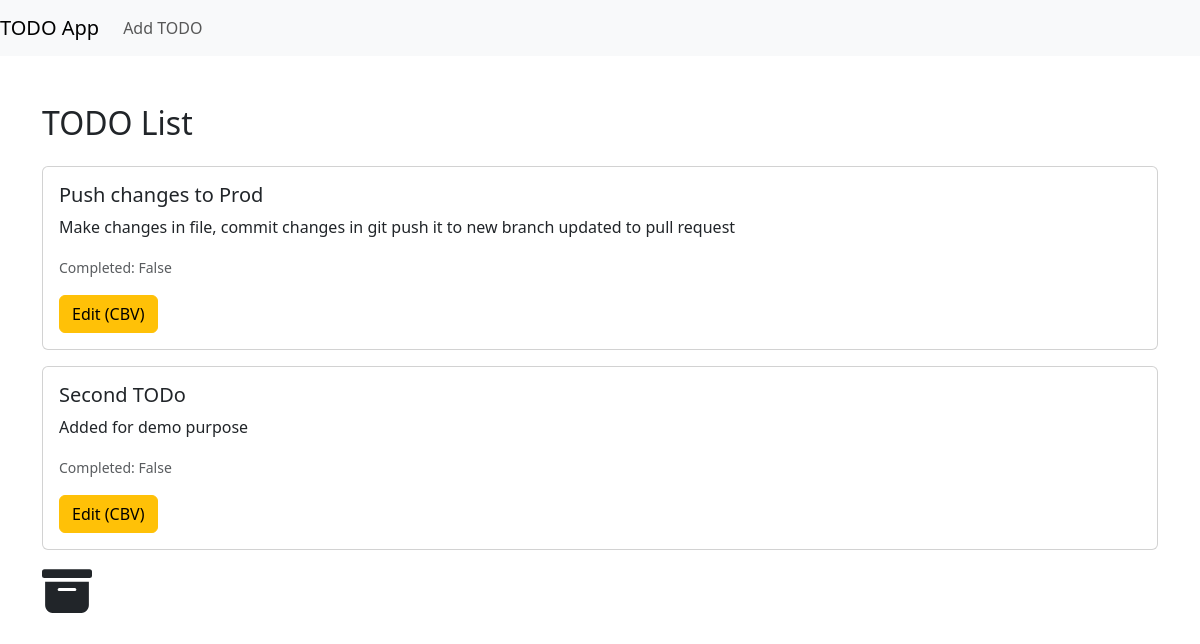
Before: / with the older database file.
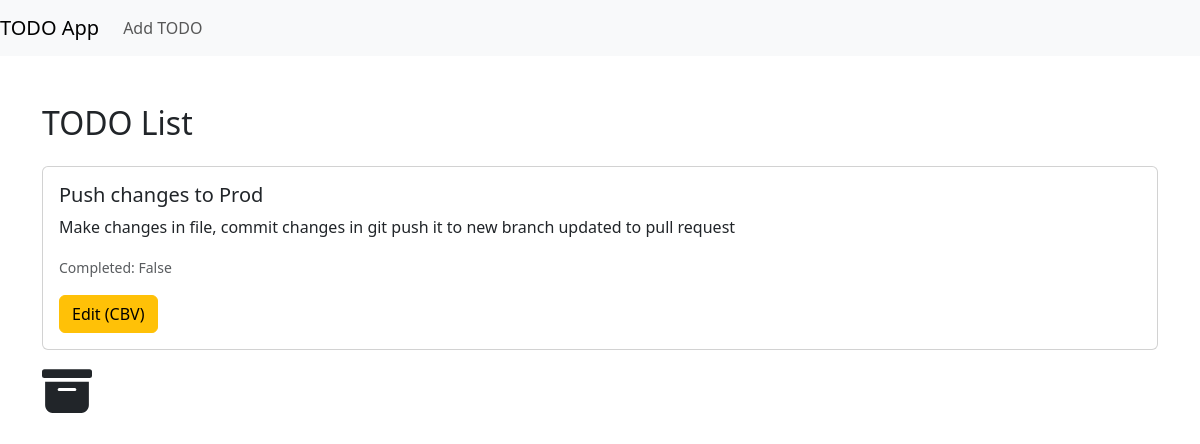
After: the same page with the newer database file.
### todo/models.py (models this page shows, shortened)
class TodoItem(models.Model):
    title = models.CharField(max_length=100)
    description = models.TextField(blank=True, null=True)
    completed = models.BooleanField(default=False)

### todo/views.py (the view)
# urls.py: path('', todo_list, name='todo_list'),  # FBV for listing TODO items
def todo_list(request):
    todos = TodoItem.objects.all()  # Fetch all TODO items from the database
    return render(request, 'todo/todo_list.html', {'todos': todos})

### todo/templates/todo/todo_list.html (shortened to what this page needs)
{% extends 'base.html' %}
{% block content %}
      <h2 class="mb-4">TODO List</h2>
      <div id="todo-container">
        {% for todo in todos %}
            <div class="card mb-3 draggable" draggable="true" id="todo-{{ todo.pk }}">
                <div class="card-body">
                    <h5 class="card-title">{{ todo.title }}</h5>
                    <p class="card-text">{{ todo.description }}</p>
                    <p class="card-text"><small class="text-muted">Completed: {{ todo.completed }}</small></p>
                    {% if not todo.completed %}<a href="{% url 'todo:todo_update_cbv' todo.pk %}" class="btn btn-warning">Edit (CBV)</a>  {% endif %}
                </div>
            </div>
        {% empty %}
            <p>No TODO items yet!</p>
        {% endfor %}
         </div>
         <div id="bin">
        </div>
{% endblock %}

### todo/templates/base.html (shortened to what this page needs)
<!DOCTYPE html>
<html lang="en">
<head>
    {% load bootstrap5 %}
    {% bootstrap_css %}
</head>
<body>
    <nav class="navbar navbar-expand-lg navbar-light bg-light">
        <a class="navbar-brand" href="{% url 'todo:todo_list' %}">TODO App</a>
        <div class="collapse navbar-collapse">
            <ul class="navbar-nav mr-auto">
                <li class="nav-item">
                    <a class="nav-link" href="{% url 'todo:todo_create' %}">Add TODO</a>
                </li>
            </ul>
        </div>
    </nav>
    <div class="container mt-5">
        {% block content %}{% endblock %}
    </div>
</body>
</html>

### todo/templates/todo/todo_list.html (style rules this page uses)
.draggable { cursor: move; }

Changed rows visible on the page:
removed TodoItem: title "Second TODo", description "Added for demo purpose", completed "False", shows "Edit (CBV)"
